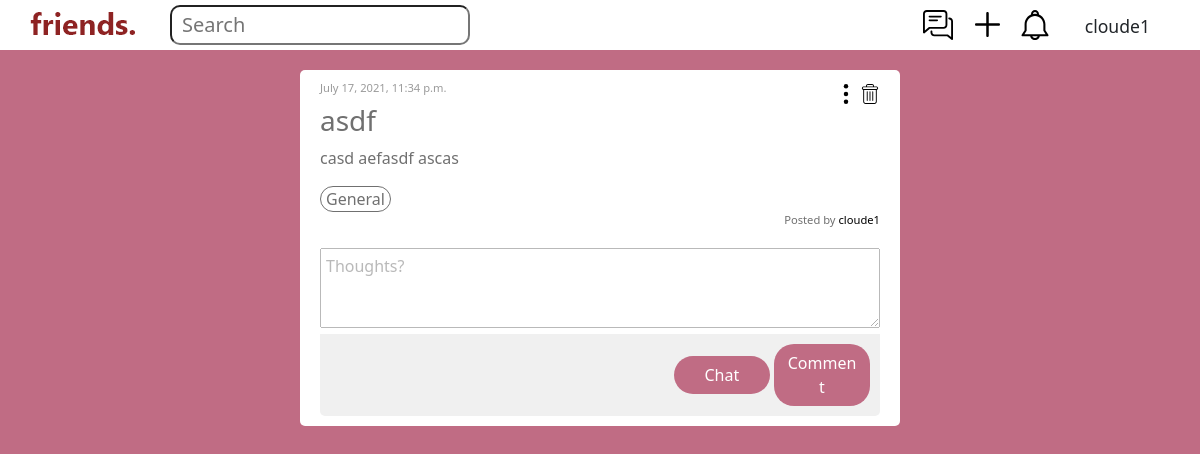
Page /thread/2 (signed in) on the committed database.
### main/models.py (models this page shows, shortened)
class Thread(models.Model):
	LOCATION_CHOICES = (
		('General', 'General'),
		('COM','Computing'),
		('KR MRT', 'KR MRT'),
		('SCI','SCI'),
		('BIZ', 'BIZ'),
		('WTV', 'WTV')
	)
	user = models.ForeignKey(User, on_delete=models.CASCADE)
	title = models.CharField(max_length=100, default='', blank=True)
	content = models.CharField(max_length=1000, default='', blank=True)
	location = models.CharField(max_length=30, default='General', choices=LOCATION_CHOICES)
	tags = models.JSONField(default=list, null=True)
	created_at = models.DateTimeField(auto_now_add=True)
	viewable = models.BooleanField(default=True)
	profile = models.OneToOneField(UserProfile, on_delete=models.CASCADE, null=True)
	KW_EXTRACTOR = yake.KeywordExtractor(lan="en", n=1, dedupLim=0.9, top=10, features=None)
	def getUser(self):
		return self.user
	def getThreadChat(self):
		return self.threadchat
	def isViewable(self):
		return self.viewable
	class Meta:
		unique_together = (("title", "content"),)

### main/views.py (the view, shortened to what this page needs)
# urls.py: path("thread/<int:id>", views.index, name="index"),
@login_required(login_url='/loginprompt')
def index(response, id):
	if Thread.objects.filter(id=id).count() == 0:
		messages.error(response, 'This thread does not exist.')
		return HttpResponseRedirect("/")
	t = Thread.objects.get(id=id)
	if not t.isViewable():
		messages.error(response, 'This thread is private.')
		return HttpResponseRedirect("/")
	button_mode = t.getThreadChat().checkAllow(response.user)
	already_requested = len(ThreadJoinRequest.objects.filter(threadchat=t.getThreadChat(), requester=response.user)) > 0
	is_user = 1 if response.user == t.getUser() else 0
	return render(response, "main/index.html",
		{"t":t,
		"button_mode":button_mode,
		"len_list":len(t.getThreadChat().user_list.all()) + 1,
		"requested":already_requested,
		"is_user":is_user}
		)

### main/models.py (called while the page is built)
	def checkAllow(self, u):
		return u in self.user_list.all() or u == self.thread.getUser()

### main/templates/main/index.html (shortened to what this page needs)
{% extends 'main/base.html' %}
{% load static %}
{% block content %}
	<div class="center">
		<div class="full-info">
			<p class="post-datetime">{{t.created_at}}</p>
			<div class="edit-delete">
				{% if is_user %}
					<a href="/thread/{{t.id}}/edit">
						<img class="edit" src="{% static 'images/more.svg' %}" alt="edit">
					</a>
					<a href="/thread/{{t.id}}/delete">
						<img class="delete" src="{% static 'images/delete.svg' %}" alt="delete">
					</a>
				{% endif %}
			</div>
			<h3 class="{% if not user == t.user %}post-info-h3{% endif %}">{{t.title}}</h3>
			<p>{{t.content}}</p>
			{% for tag in t.tags %}
				<div class="tags">
					{{tag}}
				</div>
			{% endfor %}
			<div class="postedby">
				<p>Posted by <a href="/profile/{{t.user.id}}">{{t.user}}</a></p>
			</div>
			<div class="comment-form">
				<form method="post" action="#">
					<textarea name="new" placeholder="Thoughts?" maxlength="200"></textarea>
					<div class="comment-btns">
						{% if button_mode %}
							<button class="comment-btns-btn btn" type="submit", name="gochat", value="true">Chat</button>
						{% elif not requested %}
							<button class="comment-btns-btn btn" type="submit", name="requestchat", value="true">Request</button>
						{% else %}
							<p>Request sent</p>
						{% endif %}
						<button class="comment-btns-btn btn" type="submit">Comment</button>
					</div>
				</form>
			</div>
		</div>
	</div>
{% endblock %}

### main/templates/main/base.html (shortened to what this page needs)
{% load static %}
<!doctype html>
<html lang="en">
<head>
	<link href="https://cdn.jsdelivr.net/npm/bootstrap@5.0.1/dist/css/bootstrap.min.css" rel="stylesheet">
	<link rel="stylesheet" href="{% static 'css/styles.css' %}">
</head>
<body>
	<nav class="topnav">
		<a class="brand" href="/">
			<img src="{% static 'images/friends.png' %}" alt="home">
		</a>
		<form class="searchbar" method="get" action="search">
			<input class="bar" type="search" name="q" placeholder="Search" aria-label="Search" />
		</form>
		{% if user.is_authenticated %}
			<a class="topnavicon" href="/notifications">
				<img class='bell' src="{% static 'images/bell.svg' %}" alt="notifs">
			</a>
			<a class="topnavicon" href="/create">
				<img class='plus' src="{% static 'images/plus.svg' %}" alt="create">
			</a>
			<a class="topnavicon" href="/chatlist">
				<img class='chatlist' src="{% static 'images/chat.svg' %}" alt="chatlist">
			</a>
			<div class="dropdown">
				<p>{{user}}</p>
			</div>
		{% endif %}
	</nav>
	<div class="main">
		{% block content %}
		{% endblock %}
	</div>
</body>
</html>

### main/static/css/styles.css (style rules this page uses)
a { color: black; text-decoration: none; }
.bell { height: 30px; position: absolute; right: 150px; margin-top: 10px; }
body { background-color: #c06c84; }
.bar { position: absolute; width: 300px; height: 40px; top: 5px; left: 50px; border-radius: 10px; }
.bar::placeholder { position: absolute; font-size: 20px; top: 4px; left: 10px }
.brand { position: absolute; left: 30px; padding-top: 3px; }
.center { width: 50%; margin: 0 auto; padding-top: 20px; }
.chatlist { height: 30px; position: absolute; right: 247px; margin-top: 10px; }
.comment-btns { background-color: #f0f0f0; padding: 10px; border-radius: 0 0 5px 5px; }
.comment-btns-btn { width: 96px; border-radius: 20px; color: white; background-color: #c06c84; }
.comment-form { text-align: right; margin-top: 20px; }
.comment-form textarea { width: 100%; height: 80px; opacity: 50%; padding: 5px; }
.delete { height: 20px; }
.dropdown { position: absolute; display: inline-block; right: 50px; margin-top: 13px; font-size: 1.1rem; }
.edit { height: 20px; }
.edit-delete { width: 100%; text-align: right; }
.full-info { background-color: white; border-radius: 5px; height: 100%; color: #707070; padding: 10px 20px; word-wrap: break-word; }
.main { margin-top: 50px; }
.plus { height: 25px; position: absolute; right: 200px; margin-top: 12px; }
.post-datetime { font-size: 0.7rem; margin-bottom: 0; opacity: 70%; display: inline-block; float:left; }
.postedby { font-size: 0.7rem; text-align: right; }
.postedby p { margin-bottom: 0; }
.searchbar { position: absolute; left: 120px; }
.tags { display: inline-block; border-style: solid; border-width: thin; border-radius: 20px; padding: 0 5px; }
.topnav { position: fixed; top: 0; width: 100%; height: 50px; background-color: white; }
.topnavicon { display: block; }

### rows in the picture
Thread: created_at "July 17, 2021, 11:34 p.m.", title "asdf", content "casd aefasdf ascas", location "General", user "cloude1"

### other values in the picture
{{ user }} "cloude1"
